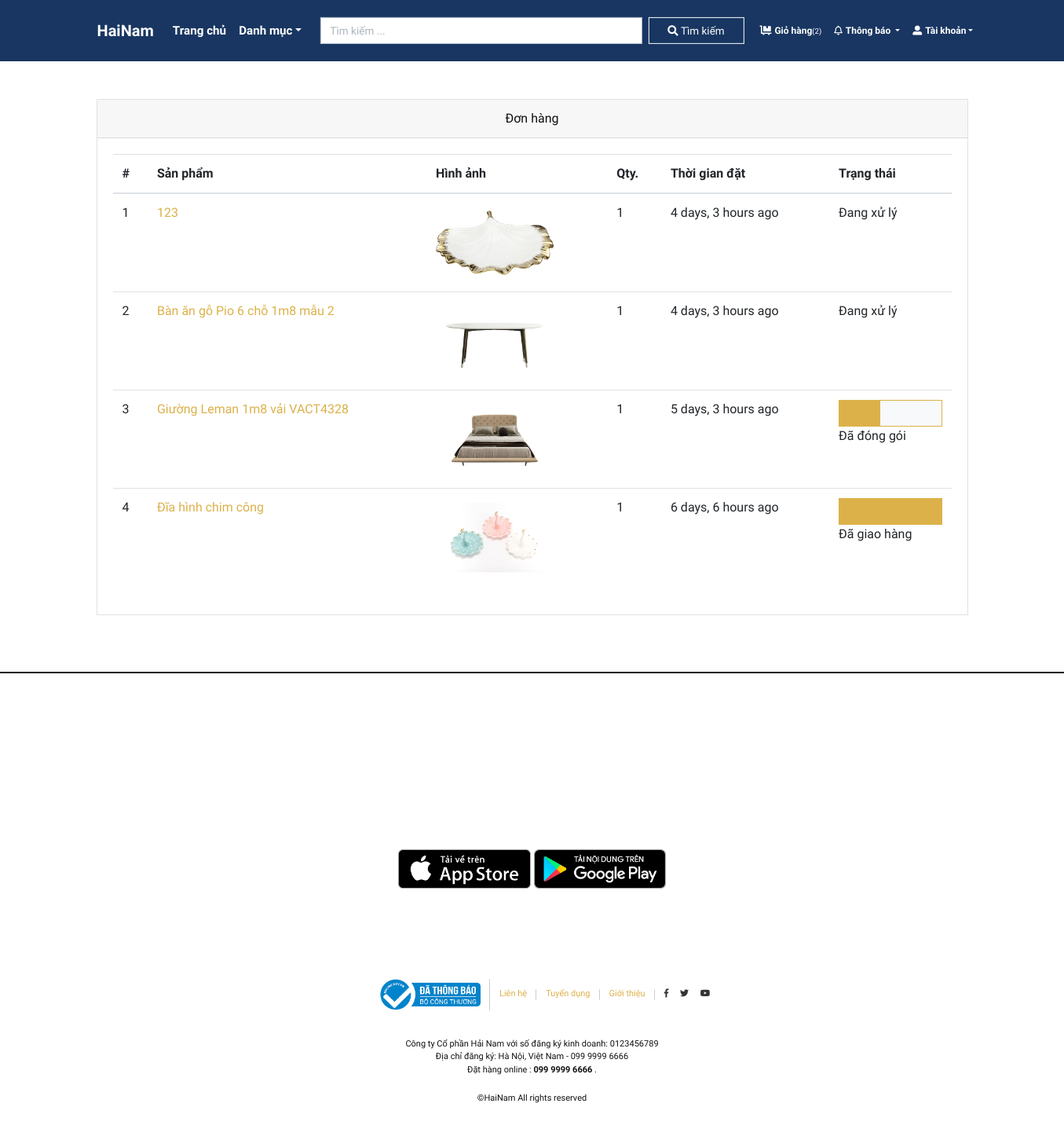
The app's page /orders/ (signed in) with its own data.
### store/models.py (models this page shows, shortened)
class Order(models.Model):
    user = models.ForeignKey(User, verbose_name="Tên tài khoản", on_delete=models.CASCADE)
    address = models.ForeignKey(Address, verbose_name="Địa chỉ", on_delete=models.CASCADE)
    product = models.ForeignKey(Product, verbose_name="Sản phẩm", on_delete=models.CASCADE)
    quantity = models.PositiveIntegerField(verbose_name="Số lượng")
    ordered_date = models.DateTimeField( verbose_name="Thời gian đặt")
    status = models.CharField(
        choices=STATUS_CHOICES,
        verbose_name="Trạng thái",
        max_length=50,
        default="Pending"
        )

class Product(models.Model):
    title = models.CharField(max_length=150, verbose_name="Tên sản phẩm")
    slug = models.SlugField(max_length=160, verbose_name="Slug sản phẩm")
    sku = models.CharField(max_length=255, unique=True, verbose_name="Mã sản phẩm")
    short_description = models.TextField(verbose_name="Miêu tả ngắn")
    detail_description = models.TextField(blank=True, null=True, verbose_name="Miêu tả chi tiết")
    product_image = models.ImageField(upload_to='product', blank=True, null=True, verbose_name="Hình ảnh sản phẩm")
    price = models.DecimalField(max_digits=10, decimal_places=2,verbose_name="Giá")
    category = models.ForeignKey(Category, verbose_name="Danh mục sản phẩm", on_delete=models.CASCADE)
    is_active = models.BooleanField(verbose_name="Có hoạt động?")
    is_featured = models.BooleanField(verbose_name="Có đề xuất?")
    created_at = models.DateTimeField(auto_now_add=True, verbose_name="Thời gian tạo")
    updated_at = models.DateTimeField(auto_now=True, verbose_name="Cập nhật")
    count = models.IntegerField(default=0)
    likes = models.PositiveIntegerField(default=0)
    user_likes = models.ManyToManyField(User)
    class Meta:
        verbose_name_plural = 'Products'
        ordering = ('-created_at', )

### store/views.py (the view)
# urls.py: path('orders/', views.orders, name="orders"),
@login_required
def orders(request):
    user = request.user
    all_orders = Order.objects.filter(user=request.user).order_by('-ordered_date')
    order = ['Pending', 'Accepted', 'Packed','On The Way','Delivered','Cancelled']
    order = {key: i for i, key in enumerate(order)}
    ordered_sections = sorted(all_orders, key=lambda all_orders: order.get(all_orders.status, 0))
    return render(request, 'store/orders.html', {'orders': ordered_sections})

### store/context_preprocessors.py (called while the page is built)
def store_menu(request):
    categories = Category.objects.filter(is_active=True)
    context = {
        'categories_menu': categories,
    }
    return context

def notification_list(request):
    if request.user.is_authenticated:
        user = request.user
        notification = Notification.objects.filter(user=user)
        t=1
        if len(notification)==0: t=0
        if len(notification)>=6:
            result = reversed(list(notification[len(notification)-6:len(notification)]))
            res = result
        else:
            res=reversed(list(notification))
        context = {
            'notification_list': res,
            'length' :t,
        }
    else:
        context = {
        }
    return context

def cart_menu(request):
    if request.user.is_authenticated:
        cart_items= Cart.objects.filter(user=request.user)
        context = {
            'cart_items': cart_items,
        }
    else:
        context = {}
    return context

### templates/store/orders.html (shortened to what this page needs)
{% extends 'base.html' %}
{% load static %}
{% load humanize %}
    {% block content %}
      <div class="container py-5">
        <div class="row">
          <div class="col-lg-12">
            <div class="card mb-4" id="tables">
              <div class="card-header text-center">Đơn hàng</div>
              <div class="card-body">
                <table class="table table-hover">
                  <thead>
                    <tr>
                      <th>#</th>
                      <th>Sản phẩm</th>
                      <th>Hình ảnh</th>
                      <th>Qty.</th>
                      <th>Thời gian đặt</th>
                      <th>Trạng thái</th>
                    </tr>
                  </thead>
                  <tbody>
                    {% if orders %}
                      {% for order in orders %}
                        <tr>
                          <td>{{forloop.counter}}</td>
                          <td><a href="{% url 'store:product-detail' order.product.slug %}">{{order.product.title}}</a></td>
                          <td>
                            {% if order.product.product_image %}
                            <a href="{% url 'store:product-detail' order.product.slug %}">
                              <img src="{{order.product.product_image.url}}" alt="{{order.product.product_title}}" style="width:150px;">
                            </a>
                              {% endif %}
                          </td>
                          <td>{{order.quantity}}</td>
                          <td>{{order.ordered_date|naturaltime}}</td>
                          <td>
                            {% if order.status == 'Pending' %}
                            Đang xử lý
                            {% endif %}
                            {% if order.status == 'Packed' %}
                            <div class="bg-light border border-primary">
                                <div class="p-3 bg-primary" style="width:40%;"></div>
                            </div>
                            Đã đóng gói
                            {% endif %}
                            {% if order.status == 'Delivered' %}
                            <div class="bg-light border border-primary">
                                <div class="p-3 bg-primary" style="width:100%;"></div>
                            </div>
                            Đã giao hàng
                            {% endif %}
                          </td>
                        </tr>
                      {% endfor %}
                    {% endif %}
                  </tbody>
                </table>
              </div>
            </div>
          </div>
        </div>
      </div>
{% endblock content %}

### templates/base.html (shortened to what this page needs)
{% load static %}
<!DOCTYPE html>
<html>
  <head>
    <link rel="stylesheet" href="{% static 'css/style.footer.css' %}">
    <link rel="stylesheet" href="{% static 'vendor/bootstrap/css/bootstrap.min.css' %}">
    <link rel="stylesheet" href="{% static 'vendor/lightbox2/css/lightbox.min.css' %}">
    <link rel="stylesheet" href="{% static 'vendor/nouislider/nouislider.min.css' %}">
    <link rel="stylesheet" href="{% static 'vendor/bootstrap-select/css/bootstrap-select.min.css' %}">
    <link rel="stylesheet" href="{% static 'vendor/owl.carousel2/assets/owl.carousel.min.css' %}">
    <link rel="stylesheet" href="{% static 'vendor/owl.carousel2/assets/owl.theme.default.css' %}">
    <link rel="stylesheet" href="{% static 'css/style.default.css' %}" id="theme-stylesheet">
    <link rel="stylesheet" href="{% static 'css/custom.css' %}">
  </head>
  <body>
    <div class="page-holder" >
      {% include 'navbar.html' %}
      {% block content %}
      {% endblock content %}
      {% include 'footer.html' %}
      {% include 'scripts.html' %}
  </body>
</html>

### templates/navbar.html (shortened to what this page needs)
{% load static %}
{% load humanize %}
<header class="header" style="background-color: #183661;">
  <div class="container px-0 px-lg-0">
    <nav class="navbar navbar-expand-lg navbar-light py-3 px-lg-0">
      <a href="{% url 'store:introduce' %}" class="nav-link active text-white" style="display: flex;">
        <span class="font-weight-bold text-white" style="font-size: 20px;">HaiNam</span>
      </a>
      <a class="navbar-brand">
        <form class="form-inline my-2 my-lg-0" method="GET" action="{% url 'store:search' %}">
          <input class="form-control mr-sm-2" action="" style="width: 410px;font-size: 13.5px" method="GET" type="text"
            placeholder="Tìm kiếm ..." aria-label="Search" name="query" value="{{ request.GET.query }}">
          <button class="btn" style="color: white;border-color: white;font-size: 13.5px ; " type="submit"><i
              class="fa fa-search"></i> Tìm kiếm</button>
        </form>
        <div class="collapse navbar-collapse" id="navbarSupportedContent">
          <ul class="navbar-nav mr-auto">
            <li class="nav-item">
              <a class="nav-link active text-white" href="{% url 'store:home' %}"> Trang chủ</a>
            </li>
            <li class="nav-item dropdown">
              <a class="nav-link dropdown-toggle text-white" id="pagesDropdown" href="#" data-toggle="dropdown"
                aria-haspopup="true" aria-expanded="false">
                Danh mục</a>
          </ul>
          <ul class="navbar-nav ml-auto">
            {% if request.user.is_authenticated %}
            <li class="nav-item"><a class="nav-link my text-white" style="font-size: 12px;"
                href="{% url 'store:cart' %}"> <i class="fas fa-dolly-flatbed mr-1 text-white"></i>Giỏ hàng<small
                  class="text-white">({{cart_items.count}})</small></a></li>
            <li class="nav-item dropdown">
              <a class="nav-link dropdown-toggle text-white" id="pagesDropdown" data-toggle="dropdown"
                aria-haspopup="true" aria-expanded="false" style="font-size: 12px;" href="#">
                <i class="far fa-bell mr-1"> </i>Thông báo
              </a>
            </li>
            <li class="nav-item dropdown"><a class="nav-link dropdown-toggle
                text-white" style="font-size: 12px;" id="pagesDropdown" href="#" data-toggle="dropdown"
                aria-haspopup="true" aria-expanded="false"><i class="fas fa-user-alt mr-1 text-white"></i>Tài khoản</a>
      </a>
        {% else %}
        <li class="nav-item"><a class="nav-link text-white" style="font-size: 15px;" href="{% url 'store:login' %}">Đăng
            nhập</a></li>
        <li class="nav-item"><a class="nav-link text-white" style="font-size: 15px;"
            href="{% url 'store:register' %}">Tạo tài khoản</a></li>
        {% endif %}
    </nav>
  </div>
</header>

### templates/footer.html (shortened to what this page needs)
{% load static %}
<div class="bg-dark" style="height: 2px;">
</div>
<footer class="text-white " style=" background-color: white">
        <div class="container py-4">
          <section class="app-container">
            <div class="app-google">
              <a href="https://www.apple.com/app-store/"><img  src="{% static 'img/appstore.jpg' %} "></a>
              <a href="https://play.google.com/"><img src="{% static 'img/googleplay.jpg' %} "></a>
            </div>
          </section>
          <ol class="footer-top text-dark" style="font-size:11px; list-style-type: none;">
            <li><a href="#"><img src="{% static 'img/dathongbao.png' %}" alt=""></a></li>
            <li><a href="#">Liên hệ</a></li>
            <li><a href="#">Tuyển dụng</a></li>
            <li><a href="{% url 'store:introduce' %}">Giới thiệu</a></li>
            <li>
              <a href="https://www.facebook.com/" class="fab fa-facebook-f"></a>
              <a href="https://twitter.com/" class="fab fa-twitter"></a>
              <a href="https://www.youtube.com/" class="fab fa-youtube"></a>
            </li>
          </ol>
          <div id="TD" class="footer-center text-dark" style="font-size: 11px;">
            <p>
              Công ty Cổ phần Hải Nam với số đăng ký kinh doanh: 0123456789<br>
              Địa chỉ đăng ký: Hà Nội, Việt Nam - 099 9999 6666<br>
              Đặt hàng online : <b>099 9999 6666</b> .
            </p>
          </div>
          <div class="footer-bottom text-dark" style="font-size: 11px;">
            ©HaiNam All rights reserved
          </div>
        </div>
      </footer>

### templates/scripts.html (shortened to what this page needs)
{% load static %}
      <link rel="stylesheet" href="https://use.fontawesome.com/releases/v5.7.1/css/all.css">
    </div>
  </body>
</html>

### hainamshop/static/css/style.footer.css (style rules this page uses)
.app-container { text-align: center; align-items: center; padding: 150px 0 50px 0; }
.app-google { margin: 50px; }
.app-google img { height: 50px; cursor: pointer; }
footer { text-align: center; }
.footer-top { display: flex; text-align: center; justify-content: center; align-items: center; margin-bottom: 20px; height: 70px; }
.footer-top img { height: 50px; }
.footer-top li { padding: 0 12px; position: relative; }
.footer-top li::after { content: ""; display: block; width: 1px; height: 80%; background: #cccccc; position: absolute; right: 0; top: 50%; transform: translateY(-50%); }
.footer-top li:last-child::after { display: none; }
.footer-top li:last-child a { margin-right: 12px; color: #333; }
.footer-center { text-align: center; }
.footer-bottom { text-align: center; margin: 20px 0; }

### hainamshop/static/css/style.default.css (style rules this page uses)
.navbar { position: relative; }
@media (min-width: 992px) { .navbar-brand { position: absolute; top: 50%; left: 50%; -webkit-transform: translate(-50%, -50%); transform: translate(-50%, -50%); } }
.border { border: 1px solid #dee2e6 !important; }
.border-primary { border-color: #dcb14a !important; }
.navbar { padding: 0.5rem 1rem; }
.navbar-brand { display: inline-block; padding-top: 0.3125rem; padding-bottom: 0.3125rem; margin-right: 1rem; font-size: 1.25rem; }
.navbar-light .navbar-brand { color: #dcb14a; }
.navbar-light .navbar-nav .nav-link { color: rgba(17, 17, 17, 0.99); font-weight: 800; font-size: 0.95rem; transition: all 0.3s; }
.navbar-light .navbar-nav .show > .nav-link, .navbar-light .navbar-nav .active > .nav-link, .navbar-light .navbar-nav .nav-link.show, .navbar-light .navbar-nav .nav-link.active { color: #dcb14a; }
.btn { font-weight: 400; border: 1px solid transparent; font-family: inherit; padding: 0.375rem 1.5rem; font-size: 1rem; line-height: 1.5; border-radius: 0; transition: color 0.15s ease-in-out, background-color 0.15s ease-in-out, border-color 0.15s ease-in-out, box-shadow 0.15s ease-in-out; }
body { font-family: "Libre Franklin", sans-serif; font-size: 1rem; font-weight: 400; line-height: 1.5; color: #111111; background-color: #fff; }
a { color: #dcb14a; text-decoration: none; }
small, .small { font-size: 80%; font-weight: 400; }
.bg-primary { background-color: #dcb14a !important; }
.bg-light { background-color: #f8f9fa !important; }
.bg-dark { background-color: #111111 !important; }
.text-dark { color: #111111 !important; }
.form-control { padding: 0.375rem 0.75rem; font-size: 1rem; line-height: 1.5; color: #495057; background-color: #fff; border: 1px solid #ced4da; border-radius: 0; transition: border-color 0.15s ease-in-out, box-shadow 0.15s ease-in-out; }
.form-control::placeholder { color: #adb5bd; font-size: 0.85rem; font-weight: 400; }
.nav-link { padding: 0.5rem 1rem; }
.card { background-color: #fff; border: 1px solid rgba(17, 17, 17, 0.125); border-radius: 0; }
.card-body { padding: 1.25rem; }
.card-header { padding: 0.75rem 1.25rem; background-color: rgba(17, 17, 17, 0.03); border-bottom: 1px solid rgba(17, 17, 17, 0.125); }
.card-header:first-child { border-radius: calc(0 - 1px) calc(0 - 1px) 0 0; }

### records on screen
Order: product "123", product.product_image (picture), quantity "1", ordered_date "4 days, 3 hours ago", status "Đang xử lý"
Order: product "Bàn ăn gỗ Pio 6 chỗ 1m8 mẫu 2", product.product_image (picture), quantity "1", ordered_date "4 days, 3 hours ago", status "Đang xử lý"
Order: product "Giường Leman 1m8 vải VACT4328", product.product_image (picture), quantity "1", ordered_date "5 days, 3 hours ago", status "Đã đóng gói"
Order: product "Đĩa hình chim công", product.product_image (picture), quantity "1", ordered_date "6 days, 6 hours ago", status "Đã giao hàng"

### other values on screen
{{ cart_items.count }} "2"
